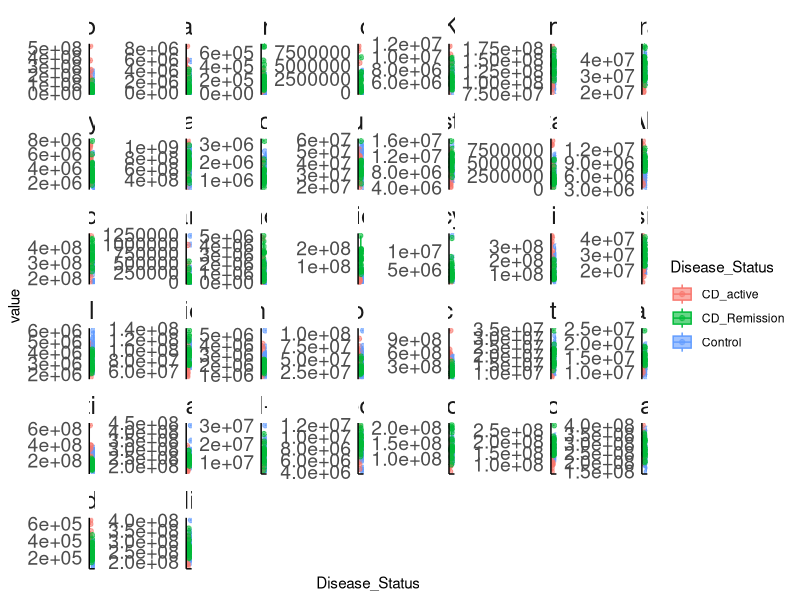

Write R code to recreate this figure.
library(tidyverse)
library(magrittr)
data <- read_csv("Serum1_Data_TF.csv")
data <- read_csv("TF-N1_206s.csv")

data %<>% select(-contains("149"), -contains("150"), -contains("151"))
metadata <- read_csv("Serum1_Metadata.csv")
groups <- read_csv("metabolites groups.csv")

names(groups)[2] <- "Compound"

all <- 
  data %>% 
  pivot_longer(contains("_"), names_to = "SampleID", values_to = "value") %>% 
  left_join(groups) %>% 
  left_join(metadata, by = "SampleID") %>% 
  filter(Compound %in% groups$Compound) %>%
  filter(!(Compound == "Adenosine" & value >2e7)) %>%
  filter(!(Compound == "Guanine" & value >3e6)) %>% 
  filter(Compound %in% groups$Compound) %>% group_by(Compound, pn_ID) %>% summarize(value = mean(value), Disease_Status = first(Disease_Status))

pl <- 
  ggplot(all, aes(x = Disease_Status, y = value, fill = Disease_Status, color = Disease_Status)) + 
  geom_boxplot(outlier.size = .1, alpha = .6) + 
  geom_jitter(alpha = .6)+
  facet_wrap(~Compound, scales = "free_y") +
  theme_classic()+
  theme(axis.text.x = element_blank(), axis.ticks = element_blank()
        , strip.text = element_text(size = 18), strip.background = element_blank(), axis.text = element_text(size = 14))

ggsave(paste0("all_with_fasting", "_metabolites.png"), pl, height = 15, width = 20)
